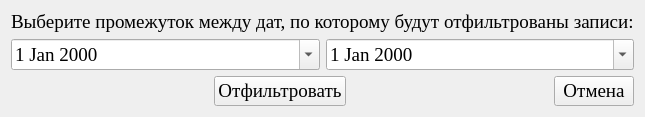
<?xml version="1.0" encoding="UTF-8"?>
<ui version="4.0">
 <class>Form</class>
 <widget class="QWidget" name="Form">
  <property name="geometry">
   <rect>
    <x>0</x>
    <y>0</y>
    <width>643</width>
    <height>111</height>
   </rect>
  </property>
  <property name="font">
   <font>
    <family>Times New Roman</family>
    <pointsize>14</pointsize>
   </font>
  </property>
  <property name="windowTitle">
   <string>Form</string>
  </property>
  <layout class="QVBoxLayout" name="verticalLayout">
   <item>
    <widget class="QLabel" name="label">
     <property name="text">
      <string>Выберите промежуток между дат, по которому будут отфильтрованы записи:</string>
     </property>
    </widget>
   </item>
   <item>
    <layout class="QHBoxLayout" name="horizontalLayout">
     <item>
      <widget class="QDateEdit" name="date_from">
       <property name="calendarPopup">
        <bool>true</bool>
       </property>
      </widget>
     </item>
     <item>
      <widget class="QDateEdit" name="date_to">
       <property name="calendarPopup">
        <bool>true</bool>
       </property>
      </widget>
     </item>
    </layout>
   </item>
   <item>
    <layout class="QHBoxLayout" name="horizontalLayout_2">
     <item>
      <spacer name="horizontalSpacer">
       <property name="orientation">
        <enum>Qt::Horizontal</enum>
       </property>
       <property name="sizeHint" stdset="0">
        <size>
         <width>40</width>
         <height>20</height>
        </size>
       </property>
      </spacer>
     </item>
     <item>
      <widget class="QPushButton" name="button_filter">
       <property name="text">
        <string>Отфильтровать</string>
       </property>
      </widget>
     </item>
     <item>
      <spacer name="horizontalSpacer_2">
       <property name="orientation">
        <enum>Qt::Horizontal</enum>
       </property>
       <property name="sizeHint" stdset="0">
        <size>
         <width>40</width>
         <height>20</height>
        </size>
       </property>
      </spacer>
     </item>
     <item>
      <widget class="QPushButton" name="button_exit">
       <property name="text">
        <string>Отмена</string>
       </property>
      </widget>
     </item>
    </layout>
   </item>
  </layout>
 </widget>
 <resources/>
 <connections/>
</ui>
